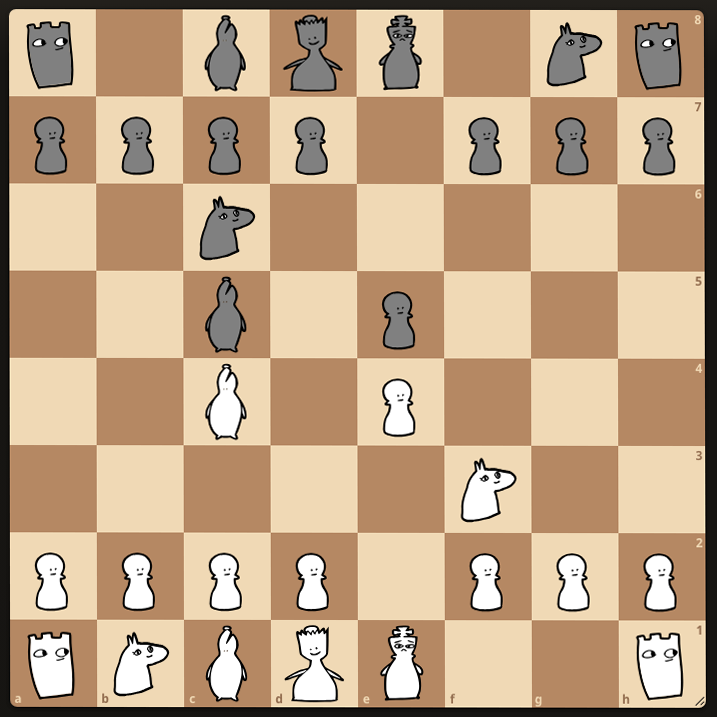
#> input picture assets/selftest-board.png, 717 x 717 px
$ python -i extrair_tabuleiros_pdf.py   (imports and definitions only)
#> lines starting #> are read from the running program, lines starting #| are printed output that depends on the picture; after the words box and inside, x2 and y2 are one past the last pixel; in counts of white or black regions, pixels touching at a corner belong together
#> further down, picture is the input picture: shape (717, 717, 3); mean B, G, R 133.3, 163.6, 191.9
"""Extrai diagramas de tabuleiro de um livro PDF.

O programa renderiza cada pagina, procura quadrilateros com estrutura visual de
um tabuleiro 8x8 e cria um novo PDF A4 com um tabuleiro por pagina.
"""

from __future__ import annotations

import os
import sys
import tempfile
from dataclasses import dataclass
from pathlib import Path
from typing import Callable, Iterable, Sequence

import cv2
import fitz
import numpy as np


DPI_PADRAO = 240
LIMIAR_PADRAO = 0.20
LIMIAR_ALTA_SENSIBILIDADE = 0.15
# [1 line that did not run here, left out]


class ErroExtracao(RuntimeError):
    """Erro que pode ser apresentado diretamente para a pessoa usuaria."""


class ExtracaoCancelada(ErroExtracao):
    """Interrupção solicitada pela pessoa usuária."""


def _verificar_cancelamento(cancelado: Callable[[], bool] | None) -> None:
    if cancelado is not None and cancelado():
        raise ExtracaoCancelada("A extração foi cancelada.")


@dataclass
class Candidato:
    pagina: int
    quadro: np.ndarray
    imagem: np.ndarray
    confianca: float
    quadro_pdf: tuple[tuple[float, float], ...] = ()

    @property
    def x(self) -> float:
        return float(np.min(self.quadro[:, 0]))

    @property
    def y(self) -> float:
        return float(np.min(self.quadro[:, 1]))


@dataclass(frozen=True)
class AnotacaoSaida:
    posicao: str | None
    girado: bool = False
    possivel_falso_positivo: bool = False
    excluir: bool = False
    lado_a_jogar: str = "w"


@dataclass(frozen=True)
class ResultadoExtracao:
    paginas_processadas: int
    diagramas_encontrados: int
    arquivo_saida: Path | None
    anotacoes_confirmadas: int = 0
    anotacoes_pendentes: int = 0


def _ordenar_pontos(pontos: np.ndarray) -> np.ndarray:
    pontos = np.asarray(pontos, dtype=np.float32).reshape(4, 2)
    if not np.isfinite(pontos).all() or len(np.unique(pontos, axis=0)) != 4:
        raise ValueError("O quadro precisa ter quatro pontos distintos e finitos.")
    centro = pontos.mean(axis=0)
    angulos = np.arctan2(pontos[:, 1] - centro[1], pontos[:, 0] - centro[0])
    ordenados = pontos[np.argsort(angulos)]
    # Ordenar por soma/diferença separadamente repetia cantos em losangos.
    inicio = min(range(4), key=lambda i: (float(ordenados[i].sum()), float(ordenados[i, 1])))
    ordenados = np.roll(ordenados, -inicio, axis=0)
    if not cv2.isContourConvex(ordenados) or cv2.contourArea(ordenados) < 1.0:
        raise ValueError("O quadro precisa ser um quadrilátero convexo com área positiva.")
    return ordenados


def _ajustar_quadro_ao_contorno(quadro: np.ndarray, contorno: np.ndarray) -> np.ndarray:
    """Ajusta retas aos lados, evitando cantos imprecisos da simplificação."""
    pontos = contorno.reshape(-1, 2).astype(np.float32)
    retas: list[tuple[np.ndarray, np.ndarray]] = []
    for inicio, fim in zip(quadro, np.roll(quadro, -1, axis=0)):
        vetor = fim - inicio
        comprimento = float(np.linalg.norm(vetor))
        direcao = vetor / comprimento
        projecao = (pontos - inicio) @ direcao
        distancia = np.abs((pontos[:, 0] - inicio[0]) * direcao[1] - (pontos[:, 1] - inicio[1]) * direcao[0])
        selecionados = pontos[
            (projecao > comprimento * 0.1) & (projecao < comprimento * 0.9)
            & (distancia < max(2.0, comprimento * 0.035))
        ]
        if len(selecionados) < 4 or np.ptp(selecionados @ direcao) < comprimento * 0.4:
            return quadro
        reta = cv2.fitLine(selecionados, cv2.DIST_HUBER, 0, 0.01, 0.01).ravel()
        retas.append((reta[:2], reta[2:]))
    cantos = []
    for indice in range(4):
        direcao_a, origem_a = retas[indice - 1]
        direcao_b, origem_b = retas[indice]
        matriz = np.column_stack((direcao_a, -direcao_b))
        if abs(float(np.linalg.det(matriz))) < 0.1:
            return quadro
        parametro = np.linalg.solve(matriz, origem_b - origem_a)[0]
        cantos.append(origem_a + parametro * direcao_a)
    ajustado = np.asarray(cantos, dtype=np.float32)
    if np.max(np.linalg.norm(ajustado - quadro, axis=1)) > _lado_do_quadro(quadro) * 0.06:
        return quadro
    try:
        return _ordenar_pontos(ajustado)
    except ValueError:
        return quadro


def _lado_do_quadro(quadro: np.ndarray) -> int:
    q = _ordenar_pontos(quadro)
    lados = [
        np.linalg.norm(q[1] - q[0]),
        np.linalg.norm(q[2] - q[1]),
        np.linalg.norm(q[3] - q[2]),
        np.linalg.norm(q[0] - q[3]),
    ]
    return max(96, int(round(max(lados))))


def corrigir_perspectiva(imagem: np.ndarray, quadro: np.ndarray) -> np.ndarray:
    """Transforma um quadrilatero detectado em uma imagem quadrada."""
    origem = _ordenar_pontos(quadro)
    lado = _lado_do_quadro(origem)
    destino = np.array(
        [[0, 0], [lado - 1, 0], [lado - 1, lado - 1], [0, lado - 1]],
        dtype=np.float32,
    )
    matriz = cv2.getPerspectiveTransform(origem, destino)
    return cv2.warpPerspective(
        imagem,
        matriz,
        (lado, lado),
        flags=cv2.INTER_CUBIC,
        borderMode=cv2.BORDER_REPLICATE,
    )


# [12 lines left out: function _medias_casas, not called in this run]


def _evidencia_grade_8x8(cinza: np.ndarray) -> tuple[float, float, float]:
    """Mede correlacao, contraste e consistencia de uma grade xadrez 8x8.

    O percentil 30 representa o fundo da casa: desenhos pequenos e letras nao
    ocupam pixels suficientes para altera-lo, enquanto casas pintadas ou
    pontilhadas alteram toda a regiao. Alguns insets compensam a moldura.
    """
    base = cv2.resize(cinza, (360, 360), interpolation=cv2.INTER_AREA)
    paridade = np.fromfunction(lambda y, x: (x + y) % 2, (8, 8), dtype=int).astype(bool)
    ideal = np.where(paridade, 1.0, -1.0).astype(np.float32)
    melhor = (0.0, 0.0, 0.0)

    for inset in (0, 5, 9, 13, 17):
        area = base[inset : 360 - inset, inset : 360 - inset] if inset else base
        normalizada = cv2.resize(area, (320, 320), interpolation=cv2.INTER_AREA)
        casas = normalizada.reshape(8, 40, 8, 40).transpose(0, 2, 1, 3)
        assinatura = np.percentile(casas[:, :, 6:-6, 6:-6], 30, axis=(2, 3)).astype(np.float32)
        cantos = np.stack([casas[:, :, y:y + 6, x:x + 6].reshape(8, 8, -1)
                          for y in (6, 28) for x in (6, 28)], axis=2)
        # Peças pretas grandes podem dominar o centro de casas hachuradas.
        # Os quatro cantos fornecem uma segunda estimativa do fundo da grade.
        # O canto menos escurecido resiste a bases largas e coroas que invadem
        # até três cantos; a hachura do fundo continua presente no restante.
        assinatura_cantos = np.percentile(cantos, 30, axis=3).max(axis=2).astype(np.float32)
        for assinatura_atual in (assinatura, assinatura_cantos):
            mediana_a = float(np.median(assinatura_atual[paridade]))
            mediana_b = float(np.median(assinatura_atual[~paridade]))
            contraste = abs(mediana_a - mediana_b) / 255.0
            centrada = assinatura_atual - float(np.mean(assinatura_atual))
            denominador = float(np.linalg.norm(centrada) * np.linalg.norm(ideal))
            correlacao = abs(float(np.sum(centrada * ideal)) / denominador) if denominador else 0.0

            escura = paridade if mediana_a < mediana_b else ~paridade
            sinais = np.where(escura, 1.0, -1.0)
            horizontais = np.diff(assinatura_atual, axis=1) * sinais[:, :-1]
            verticais = np.diff(assinatura_atual, axis=0) * sinais[:-1, :]
            consistencia = float((np.count_nonzero(horizontais >= 3.0)
                                  + np.count_nonzero(verticais >= 3.0)) / 112)
            if (0.55 * correlacao + 0.20 * min(1.0, contraste / 0.16) + 0.25 * consistencia) > (
                0.55 * melhor[0] + 0.20 * min(1.0, melhor[1] / 0.16) + 0.25 * melhor[2]
            ):
                melhor = (correlacao, contraste, consistencia)
    return melhor


def _continuidade_bordas(cinza: np.ndarray) -> float:
    """Mede se existem linhas continuas nos quatro lados do quadrado."""
    normalizada = cv2.resize(cinza, (320, 320), interpolation=cv2.INTER_AREA)
    _, tinta = cv2.threshold(normalizada, 0, 255, cv2.THRESH_BINARY_INV + cv2.THRESH_OTSU)
    tinta = tinta.astype(np.float32) / 255.0
    faixa = 18
    lados = [
        float(np.max(np.mean(tinta[:faixa, :], axis=1))),
        float(np.max(np.mean(tinta[-faixa:, :], axis=1))),
        float(np.max(np.mean(tinta[:, :faixa], axis=0))),
        float(np.max(np.mean(tinta[:, -faixa:], axis=0))),
    ]
    # O menor lado evita que duas linhas verticais isoladas sejam confundidas
    # com a moldura completa de um tabuleiro.
    return min(lados)


def _cobertura_casas_escuras(cinza: np.ndarray) -> float:
    """Mede preenchimento de fundo, diferenciando casas de glifos esparsos."""
    normalizada = cv2.resize(cinza, (320, 320), interpolation=cv2.INTER_AREA)
    _, tinta = cv2.threshold(normalizada, 0, 255, cv2.THRESH_BINARY_INV + cv2.THRESH_OTSU)
    coberturas = np.zeros((8, 8), dtype=np.float32)
    margem = 5
    for linha in range(8):
        for coluna in range(8):
            y0, x0 = linha * 40 + margem, coluna * 40 + margem
            casa = tinta[y0 : (linha + 1) * 40 - margem, x0 : (coluna + 1) * 40 - margem]
            coberturas[linha, coluna] = float(np.mean(casa > 0))
    paridade = np.fromfunction(lambda y, x: (x + y) % 2, (8, 8), dtype=int).astype(bool)
    # Em um tabuleiro, uma das paridades tem fundo pintado ou pontilhado em
    # muitas casas. Letras em uma folha branca ocupam apenas pequenas ilhas.
    return max(float(np.median(coberturas[paridade])), float(np.median(coberturas[~paridade])))


def pontuar_tabuleiro(recorte: np.ndarray, alta_sensibilidade: bool = False) -> float:
    """Retorna uma confianca entre 0 e 1 para a estrutura de tabuleiro 8x8."""
    if recorte.size == 0 or min(recorte.shape[:2]) < 64:
        return 0.0
    cinza_original = cv2.cvtColor(recorte, cv2.COLOR_BGR2GRAY) if recorte.ndim == 3 else recorte
    cinza_original = cv2.resize(cinza_original, (320, 320), interpolation=cv2.INTER_AREA)
    correlacao, contraste, consistencia = _evidencia_grade_8x8(cinza_original)

    # A alternancia bidimensional e obrigatoria. Molduras, fotografias de uma
    # peca e tabelas de texto nao podem compensar a ausencia desta estrutura.
    minimo_correlacao = 0.21 if alta_sensibilidade else 0.34
    minimo_contraste = 0.018 if alta_sensibilidade else 0.028
    minimo_consistencia = 0.55 if alta_sensibilidade else 0.62
    if (
        correlacao < minimo_correlacao
        or contraste < minimo_contraste
        or consistencia < minimo_consistencia
    ):
        return 0.0

    cinza = cv2.equalizeHist(cinza_original)

    # Bordas externas escuras sao comuns nos diagramas impressos e ajudam a
    # rejeitar fotografias ou blocos de texto, mas nao sao obrigatorias.
    espessura = max(2, cinza.shape[0] // 80)
    borda = np.concatenate(
        [
            cinza[:espessura, :].ravel(),
            cinza[-espessura:, :].ravel(),
            cinza[:, :espessura].ravel(),
            cinza[:, -espessura:].ravel(),
        ]
    )
    interior = cinza[espessura * 3 : -espessura * 3, espessura * 3 : -espessura * 3]
    bonus_borda = np.clip((float(np.mean(interior)) - float(np.mean(borda))) / 100.0, 0.0, 1.0)

    continuidade = _continuidade_bordas(cinza)
    cobertura = _cobertura_casas_escuras(cinza)
    # Uma moldura completa OU casas realmente preenchidas e obrigatoria. Isso
    # rejeita tabelas 8x8 de texto, mesmo quando o negrito alterna por paridade.
    minimo_continuidade = 0.24 if alta_sensibilidade else 0.32
    minimo_cobertura = 0.14 if alta_sensibilidade else 0.20
    if continuidade < minimo_continuidade and cobertura < minimo_cobertura:
        return 0.0

    # O contraste recebe limite para que livros com casas apenas pontilhadas
    # ainda sejam aceitos. A correlacao preserva a alternancia das 64 casas.
    score = (
        0.48 * correlacao
        + 0.20 * min(1.0, contraste / 0.16)
        + 0.17 * consistencia
        + 0.06 * bonus_borda
        + 0.05 * min(1.0, continuidade / 0.70)
        + 0.04 * min(1.0, cobertura / 0.45)
    )
    return float(np.clip(score, 0.0, 1.0))


def _mascaras_de_busca(cinza: np.ndarray) -> Iterable[np.ndarray]:
    borrada = cv2.GaussianBlur(cinza, (5, 5), 0)
    yield cv2.Canny(borrada, 45, 140)
    adaptativa = cv2.adaptiveThreshold(
        borrada,
        255,
        cv2.ADAPTIVE_THRESH_GAUSSIAN_C,
        cv2.THRESH_BINARY_INV,
        41,
        11,
    )
    yield adaptativa
    # Hachuras e coordenadas podem unir-se à moldura e fazer minAreaRect
    # inclinar um tabuleiro reto. Linhas longas preservam os quatro lados,
    # removendo as diagonais curtas do preenchimento e os glifos ao redor.
    comprimento = max(45, int(min(cinza.shape) * 0.045 * 0.70))
    horizontais = cv2.morphologyEx(adaptativa, cv2.MORPH_OPEN,
        cv2.getStructuringElement(cv2.MORPH_RECT, (comprimento, 1)))
    verticais = cv2.morphologyEx(adaptativa, cv2.MORPH_OPEN,
        cv2.getStructuringElement(cv2.MORPH_RECT, (1, comprimento)))
    yield cv2.bitwise_or(horizontais, verticais)


def _quadros_candidatos(imagem: np.ndarray) -> list[np.ndarray]:
    cinza = cv2.cvtColor(imagem, cv2.COLOR_BGR2GRAY)
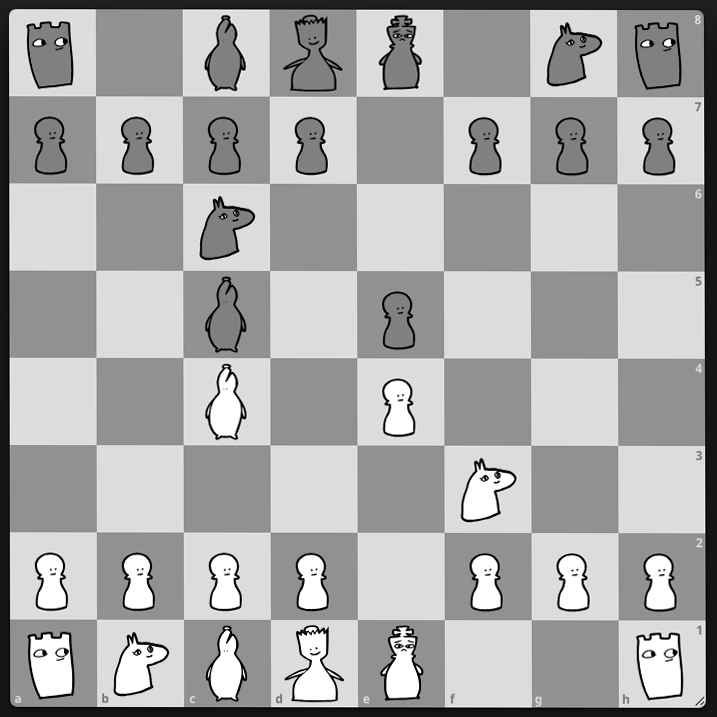
#> cinza: shape (717, 717); min 0, max 255, mean 168.6
    menor_dimensao = min(cinza.shape)
    lado_minimo = max(64, int(menor_dimensao * 0.045))
    lado_maximo = int(menor_dimensao * 1.02)
    quadros: list[np.ndarray] = []

    for mascara in _mascaras_de_busca(cinza):
        kernel = cv2.getStructuringElement(cv2.MORPH_RECT, (5, 5))
        fechada = cv2.morphologyEx(mascara, cv2.MORPH_CLOSE, kernel, iterations=2)
        contornos, _ = cv2.findContours(fechada, cv2.RETR_LIST, cv2.CHAIN_APPROX_NONE)
        for contorno in contornos:
            _, _, largura_caixa, altura_caixa = cv2.boundingRect(contorno)
            if min(largura_caixa, altura_caixa) < lado_minimo:
                continue
            perimetro = cv2.arcLength(contorno, True)
            if perimetro <= 0:
                continue
            aproximado = cv2.approxPolyDP(contorno, 0.025 * perimetro, True)
            if len(aproximado) == 4 and cv2.isContourConvex(aproximado):
                quadro = aproximado.reshape(4, 2).astype(np.float32)
            else:
                retangulo = cv2.minAreaRect(contorno)
                quadro = cv2.boxPoints(retangulo).astype(np.float32)

            try:
                q = _ordenar_pontos(quadro)
            except ValueError:
                continue
            larguras = [np.linalg.norm(q[1] - q[0]), np.linalg.norm(q[2] - q[3])]
            alturas = [np.linalg.norm(q[3] - q[0]), np.linalg.norm(q[2] - q[1])]
            largura, altura = float(np.mean(larguras)), float(np.mean(alturas))
            if min(largura, altura) < lado_minimo or max(largura, altura) > lado_maximo:
                continue
            if max(largura, altura) / max(1.0, min(largura, altura)) > 1.18:
                continue
            if cv2.contourArea(q.astype(np.float32)) < lado_minimo**2 * 0.7:
                continue
            q = _ajustar_quadro_ao_contorno(q, contorno)
            quadros.append(q)
#> this loop made 3 passes
#> pass 1, in _quadros_candidatos, `fechada = cv2.morphologyEx(mascara, cv2.MORPH_CLOSE, kernel, iteration..`:
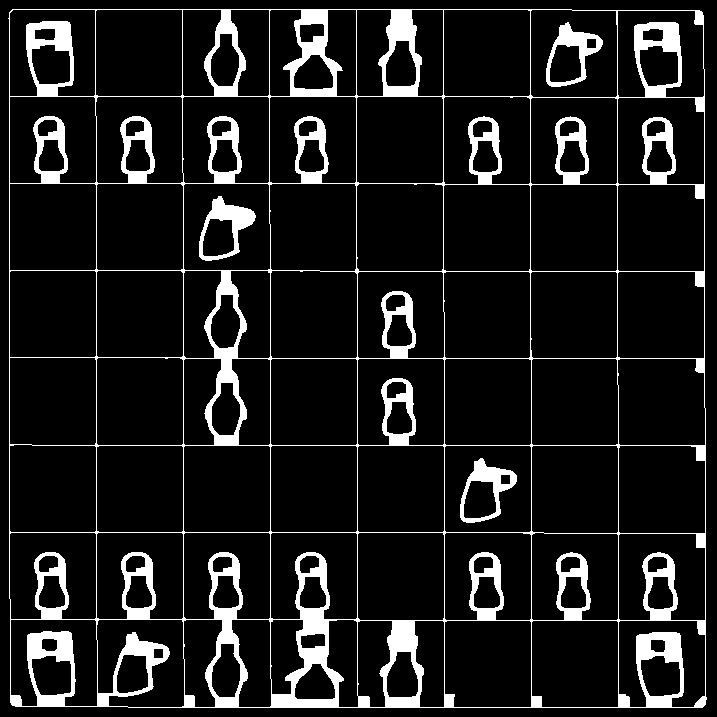
#> fechada: shape (717, 717); 10.7% white; 4 white regions, box (x1, y1, x2, y2) and area: (8, 9, 707, 708) 51218, (199, 196, 256, 261) 1293, (460, 458, 517, 523) 1211, (546, 22, 603, 87) 1200
#> pass 2, in _quadros_candidatos, `fechada = cv2.morphologyEx(mascara, cv2.MORPH_CLOSE, kernel, iteration..`:
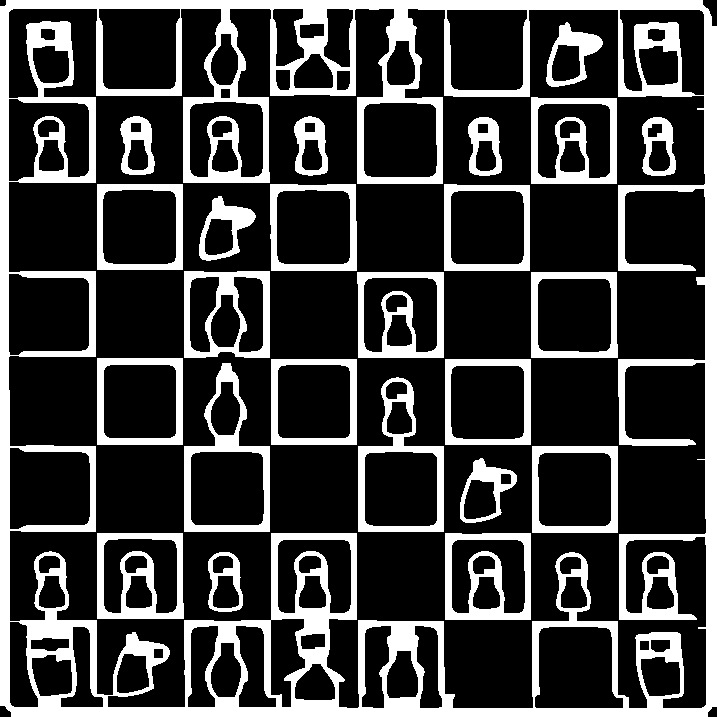
#> fechada: shape (717, 717); 24.5% white; 24 white regions, largest, box (x1, y1, x2, y2) and area: (0, 0, 717, 717) 77801, (184, 363, 270, 532) 3312, (445, 533, 531, 620) 3201
#> pass 3, in _quadros_candidatos, `fechada = cv2.morphologyEx(mascara, cv2.MORPH_CLOSE, kernel, iteration..`:
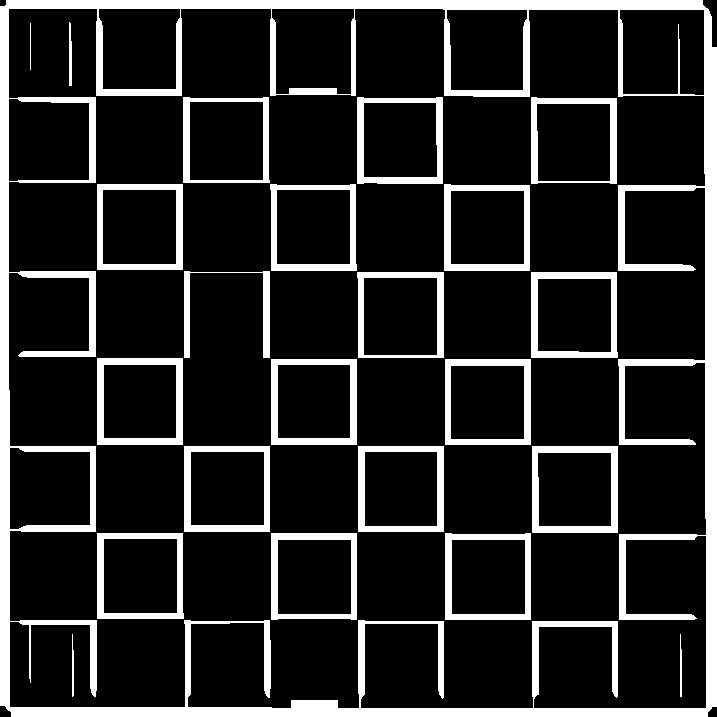
#> fechada: shape (717, 717); 16% white; 23 white regions, largest, box (x1, y1, x2, y2) and area: (0, 0, 717, 717) 46655, (97, 358, 183, 445) 2226, (532, 446, 618, 533) 2202
    return quadros


# [41 lines left out: functions _quadros_de_imagens_pdf, _caixa, not called in this run]


def _areas_sobrepostas(a: np.ndarray, b: np.ndarray) -> tuple[float, float, float]:
    a, b = _ordenar_pontos(a), _ordenar_pontos(b)
    inter = float(cv2.intersectConvexConvex(a, b)[0])
    return cv2.contourArea(a), cv2.contourArea(b), inter


# [12 lines left out: functions _iou, _sobreposicao_menor, not called in this run]


def _ordenar_leitura(candidatos: Sequence[Candidato]) -> list[Candidato]:
    ordenados: list[Candidato] = []
    linha: list[Candidato] = []
    for candidato in sorted(candidatos, key=lambda item: (item.pagina, item.y, item.x)):
        if linha:
            ancora = linha[0]
            altura = min(_caixa(ancora.quadro)[3] - ancora.y,
                         _caixa(candidato.quadro)[3] - candidato.y)
            if candidato.pagina != ancora.pagina or candidato.y - ancora.y > altura * 0.15:
                ordenados.extend(sorted(linha, key=lambda item: item.x))
                linha = []
        linha.append(candidato)
    ordenados.extend(sorted(linha, key=lambda item: item.x))
    return ordenados


def _mesmo_diagrama(candidato: Candidato, existente: Candidato, limite_iou: float) -> bool:
    if candidato.pagina != existente.pagina:
        return False
    area_a, area_b, inter = _areas_sobrepostas(candidato.quadro, existente.quadro)
    if inter / (area_a + area_b - inter) >= limite_iou:
        return True
    menor, maior = min(area_a, area_b), max(area_a, area_b)
    if menor / maior >= 0.5 and inter / menor >= 0.78:
        return True
    # Um contorno parcial sem grade dentro de um tabuleiro confirmado também
    # é redundante. Uma moldura maior contendo diagramas distintos permanece.
    return (existente.confianca >= LIMIAR_PADRAO and candidato.confianca < LIMIAR_PADRAO
            and inter / area_a >= 0.90)


def remover_duplicados(candidatos: Sequence[Candidato], limite_iou: float = 0.55) -> list[Candidato]:
    mantidos: list[Candidato] = []
    for candidato in sorted(candidatos, key=lambda item: item.confianca, reverse=True):
        if not any(_mesmo_diagrama(candidato, existente, limite_iou) for existente in mantidos):
            mantidos.append(candidato)
    return _ordenar_leitura(mantidos)


def detectar_tabuleiros(
    imagem: np.ndarray,
    pagina: int = 1,
    limiar: float = LIMIAR_PADRAO,
    alta_sensibilidade: bool = False,
    quadros_adicionais: Sequence[np.ndarray] = (),
    aceitar_quadrados: bool = False,
) -> list[Candidato]:
    encontrados: list[Candidato] = []
    quadros = [*_quadros_candidatos(imagem), *quadros_adicionais]
    for quadro in quadros:
        recorte = corrigir_perspectiva(imagem, quadro)
        confianca = pontuar_tabuleiro(recorte, alta_sensibilidade=alta_sensibilidade)
        if aceitar_quadrados or confianca >= limiar:
            encontrados.append(Candidato(pagina, quadro, recorte, confianca))
#> this loop made 139 passes
#> quadro on passes 1 to 8: [[618, 620], [705, 620], [705, 706.8], [618, 707.2]], [[531, 620], [618, 620], [618, 707], [531, 707]], [[441.2, 620], [531, 620], [531, 707], [454.4, 707]], [[97, 619], [182.6, 619], [184.5, 707.4], [97, 705.7]], [[10, 619], [97, 619], [97, 705.8], [10, 706]], [[618, 533], [705, 533], [705, 620], [618, 620]], [[531, 533], [618, 533], [618, 620], [531, 620]], [[444, 532], [531, 532], [531, 620], [444, 620]]
#> pass 1, in detectar_tabuleiros, `recorte = corrigir_perspectiva(imagem, quadro)`:
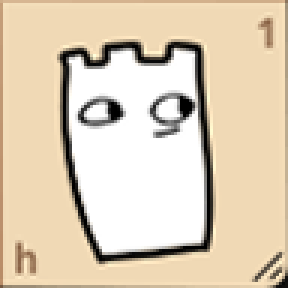
#> recorte: shape (96, 96, 3) (shown 3 times larger); mean B, G, R 185.1, 208.5, 223.7
    return remover_duplicados(encontrados)
#> (the rest of the program and of its run is left out)
